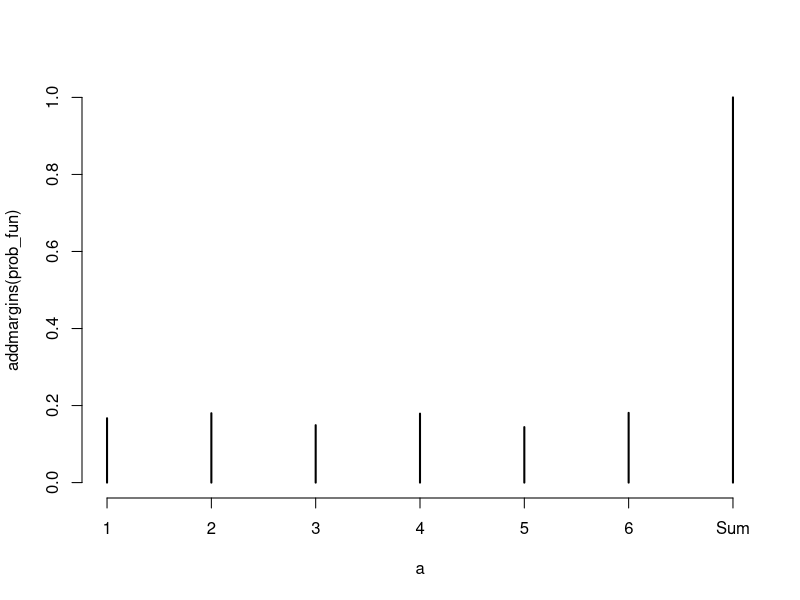

R code for this plot:
t=c(1:6)
a=sample(t,size = 1000,replace = TRUE,prob = NULL)
prob_fun=table(a)
print(prob_fun)
prob_fun=prob_fun/1000
print(prob_fun)
plot(addmargins(prob_fun))
sum(prob_fun)